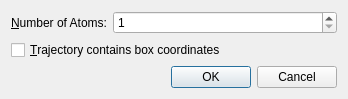
<?xml version="1.0" encoding="UTF-8"?>
<ui version="4.0">
 <class>Avogadro::QtGui::MoleculeInfoDialog</class>
 <widget class="QDialog" name="Avogadro::QtGui::MoleculeInfoDialog">
  <property name="geometry">
   <rect>
    <x>0</x>
    <y>0</y>
    <width>348</width>
    <height>51</height>
   </rect>
  </property>
  <property name="windowTitle">
   <string>Additional Molecule Information</string>
  </property>
  <layout class="QVBoxLayout" name="verticalLayout">
   <item>
    <layout class="QFormLayout" name="formLayout">
     <property name="labelAlignment">
      <set>Qt::AlignRight|Qt::AlignTrailing|Qt::AlignVCenter</set>
     </property>
     <item row="0" column="0">
      <widget class="QLabel" name="label_1">
       <property name="text">
        <string>&amp;Number of Atoms:</string>
       </property>
       <property name="alignment">
        <set>Qt::AlignRight|Qt::AlignTrailing|Qt::AlignVCenter</set>
       </property>
       <property name="buddy">
        <cstring>numAtoms</cstring>
       </property>
      </widget>
     </item>
     <item row="0" column="1">
      <widget class="QSpinBox" name="numAtoms">
       <property name="minimum">
        <number>1</number>
       </property>
       <property name="maximum">
        <number>99999</number>
       </property>
       <property name="singleStep">
        <number>1</number>
       </property>
       <property name="value">
        <number>1</number>
       </property>
      </widget>
     </item>
    </layout>
   </item>
   <item>
    <widget class="QCheckBox" name="boxCheck">
     <property name="text">
      <string>&amp;Trajectory contains box coordinates</string>
     </property>
    </widget>
   </item>
   <item>
    <layout class="QHBoxLayout" name="horizontalLayout">
     <item>
      <spacer name="horizontalSpacer">
       <property name="orientation">
        <enum>Qt::Horizontal</enum>
       </property>
       <property name="sizeHint" stdset="0">
        <size>
         <width>40</width>
         <height>20</height>
        </size>
       </property>
      </spacer>
     </item>
     <item>
      <widget class="QDialogButtonBox" name="buttonBox">
       <property name="orientation">
        <enum>Qt::Horizontal</enum>
       </property>
       <property name="standardButtons">
        <set>QDialogButtonBox::Cancel|QDialogButtonBox::Ok</set>
       </property>
      </widget>
     </item>
    </layout>
   </item>
  </layout>
 </widget>
 <tabstops>
  <tabstop>numAtoms</tabstop>
  <tabstop>boxCheck</tabstop>
  <tabstop>buttonBox</tabstop>
 </tabstops>
 <resources/>
 <connections>
  <connection>
   <sender>buttonBox</sender>
   <signal>accepted()</signal>
   <receiver>Avogadro::QtGui::MoleculeInfoDialog</receiver>
   <slot>accept()</slot>
   <hints>
    <hint type="sourcelabel">
     <x>374</x>
     <y>222</y>
    </hint>
    <hint type="destinationlabel">
     <x>157</x>
     <y>274</y>
    </hint>
   </hints>
  </connection>
  <connection>
   <sender>buttonBox</sender>
   <signal>rejected()</signal>
   <receiver>Avogadro::QtGui::MoleculeInfoDialog</receiver>
   <slot>reject()</slot>
   <hints>
    <hint type="sourcelabel">
     <x>385</x>
     <y>228</y>
    </hint>
    <hint type="destinationlabel">
     <x>286</x>
     <y>274</y>
    </hint>
   </hints>
  </connection>
 </connections>
</ui>
